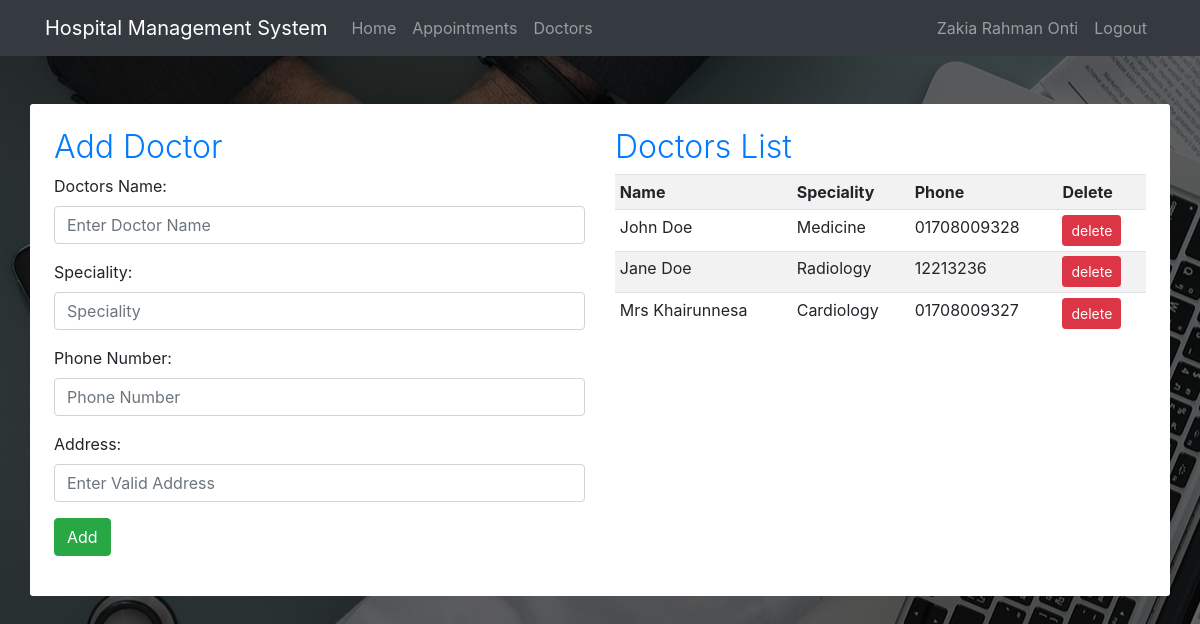
The app's page /doctors.php (signed in) with its own data.
### tables this page shows
CREATE TABLE IF NOT EXISTS `doctors` (
  `id` int(6) NOT NULL AUTO_INCREMENT,
  `name` varchar(100) NOT NULL,
  `speciality` varchar(199) NOT NULL,
  `phone` varchar(15) NOT NULL,
  `address` text NOT NULL,
  PRIMARY KEY (`id`)
);

### doctors.php (the view, shortened to what this page needs)
<?php require_once('include/db.php') ;?>
<?php require_once('include/header.php') ;?>
<?php
$docQuery = 'SELECT * FROM doctors';
$docLists = $mysqli->query($docQuery);
?>
<div class="container mt-5  bg-white p-4" style="border-radius:3px;">
    <div class="row">
        <div class="col-lg-6">
            <h2 class="font-weight-light text-primary">Add Doctor</h2>
            <form action="<?php $_SERVER['PHP_SELF']; ?>" method="post">
                <div class="form-group">
                    <label for="">Doctors Name:</label>
                    <input type="text" class="form-control" placeholder="Enter Doctor Name" name="name" required>
                </div>
                <div class="form-group">
                    <label for="">Speciality:</label>
                    <input type="text" class="form-control" placeholder="Speciality" name="speciality" required>
                </div>
                <div class="form-group">
                    <label for="">Phone Number:</label>
                    <input type="text" class="form-control" placeholder="Phone Number" name="phone" required>
                </div>
                <div class="form-group">
                    <label for="">Address:</label>
                    <input type="text" class="form-control" placeholder="Enter Valid Address" name="address" required>
                </div>
                <div class="form-group">
                    <button class="btn btn-success" type="submit" name="submit">Add</button>
                </div>
            </form>
        </div>
        <div class="col-lg-6">
            <h2 class="font-weight-light text-primary">Doctors List</h2>
            <?php  if($docLists->num_rows > 0) :  $docRows = $docLists->fetch_all(MYSQLI_ASSOC); ?>
            <div class="table-responsive">
                <table class="table table-striped table-sm">
                    <tr>
                        <th>Name</th>
                        <th>Speciality</th>
                        <th>Phone</th>
                        <th>Delete</th>
                    </tr>
                    <?php foreach($docRows as $doc):?>
                        <tr>
                            <td><?php echo $doc['name']; ?></td>
                            <td><?php echo $doc['speciality']; ?></td>
                            <td><?php echo $doc['phone']; ?></td>
                            <td><a href="doc_delete.php?id=<?php echo $doc['id'] ;?>" class="btn btn-sm btn-danger">delete</a></td>
                        </tr>
                    <?php endforeach; ?>
                </table>
            </div>
            <?php else: ?>
                <div class="bg-light text-center py-3 font-italic text-secondary"> No doctors Found!</div>
             <?php  endif ; ?>
        </div>
    </div>
</div>
<?php require_once('include/footer.php') ;?>

### include/header.php (shortened to what this page needs)
<!DOCTYPE html>
<html lang="en">
<head>
    <link rel="stylesheet" href="https://stackpath.bootstrapcdn.com/bootstrap/4.3.1/css/bootstrap.min.css">
</head>
<body>
<nav class="navbar navbar-expand-lg navbar-dark bg-dark">
  <div class="container">
    <a class="navbar-brand" href="#">Hospital Management System</a>
    <div class="collapse navbar-collapse" id="navbarsExample07">
      <ul class="navbar-nav mr-auto">
        <li class="nav-item">
          <a class="nav-link" href="index.php">Home <span class="sr-only">(current)</span></a>
        </li>
        <li class="nav-item">
          <a class="nav-link" href="appointments.php">Appointments</a>
        </li>
        <li class="nav-item">
          <a class="nav-link" href="doctors.php">Doctors</a>
        </li>
      </ul>
      <ul class="navbar-nav">
      <?php if($_SESSION['is_logged_in'] ): ?>
          <li class="nav-item">
            <a class="nav-link" href="#"><?php echo $_SESSION['admin_data']['name'] ;?></a>
          </li>
          <li class="nav-item">
            <a class="nav-link" href="logout.php">Logout</a>
          </li>
        <?php else: ?>
        <li class="nav-item">
            <a class="nav-link" href="#">Login</a>
          </li>
        <?php endif; ?>
      </ul>
    </div>
  </div>
</nav>

### include/footer.php
</body>
</html>

### include/header.php (style rules this page uses)
* { box-sizing:border-box; }
html { height:100%; }
body { position:relative; background:url(image/hospital-bg.jpg) no-repeat center; min-height:100%; }
body:after { content:''; position:absolute; top:0; left:0; width:100%; min-height:100%; background:rgba(0,0,0,0.5); z-index:-1; }

### records on screen
doctors: name "John Doe", speciality "Medicine", phone "01708009328"
doctors: name "Jane Doe", speciality "Radiology", phone "12213236"
doctors: name "Mrs Khairunnesa", speciality "Cardiology", phone "01708009327"

### other values on screen
$_SESSION['admin_data']['name'] "Zakia Rahman Onti"
